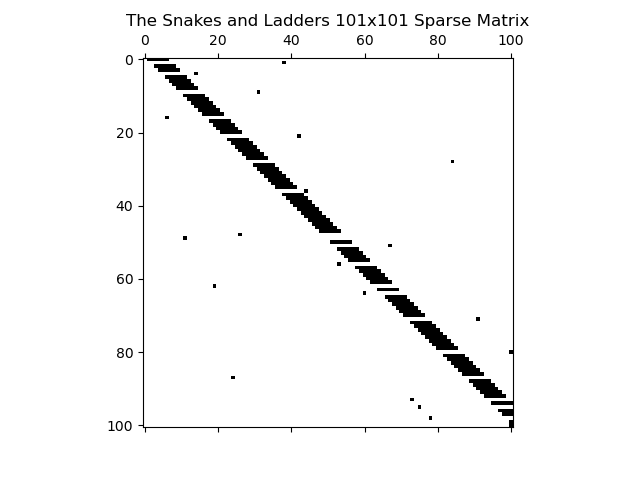

Recreate this plot in Python.
#! /usr/bin/env python3
#
def snakes_matrix ( ):

#*****************************************************************************80
#
## snakes_matrix() sets up the Snakes and Ladders transition matrix.
#
#  Discussion:
#
#    Snakes and Ladders, also known as Chutes and Ladders, is a game
#    played on a 10x10 board of 100 squares.  A player can be said to
#    start at square 0, that is, off the board.  The player repeatedly
#    rolls a die, and advances between 1 and 6 steps accordingly.
#    The game is won when the player reaches square 100.  In some versions,
#    the player must reach 100 by exact die count, forfeiting the move
#    if 100 is exceeded in others, reaching or exceeding 100 counts as
#    a win.
#
#    Play is complicated by the existence of snakes and ladders.  On
#    landing on a square that begins a snake or ladder, the player is
#    immediately tranported to another square, which will be lower for
#    a snake, or higher for a ladder.
#
#    Typically, several players play, alternating turns.
#
#    Given a vector V(0:100) which is initially all zero except for the
#    first entry, the matrix-vector product A'*V represents the probabilities
#    that a player starting on square 0 will be on any given square after one
#    roll.  Correspondingly, (A')^2*V considers two moves, and so on.  Thus,
#    repeatedly multiplying by A' reveals the probability distribution 
#    associated with the likelihood of occupying any particular square at a 
#    given turn in the game.  
#
#    There is a single eigenvalue of value 1, whose corresponding eigenvector
#    is all zero except for a final entry of 1, representing a player who
#    has reached square 100.  All other eigenvalues have norm less than 1,
#    corresponding to the fact that there are no other long term steady
#    states or cycles in the game.
#
#    Note that no two descriptions of the Snakes and Ladders board seem to
#    agree.  This is the board described by Nick Berry.  The board described 
#    by Higham and Higham is close to this one, but differs in the description 
#    of two of the jumps.
#
#    While most commentators elect to move immediately from a snake mouth or
#    ladder foot, I have decided there are reasons to treat the game in such a
#    way that when you land on a ladder foot or snake mouth, you stay there
#    as though you had landed on an ordinary square the difference arises on
#    your next turn, when, instead of rolling a die, you move up the ladder
#    or down the snake.  This allows the player to "register" a stop at the
#    given square, may be suitable for certain applications, and makes for
#    a transition matrix whose structure is more obvious to understand.
#
#  Licensing:
#
#    This code is distributed under the MIT license.
#
#  Modified:
#
#    23 March 2022
#
#  Author:
#
#    John Burkardt
#
#  Reference:
#
#    Steve Althoen, Larry King, Kenneth Schilling,
#    How long is a game of Snakes and Ladders?,
#    The Mathematical Gazette,
#    Volume 77, Number 478, March 1993, pages 71-76.
#
#    Nick Berry,
#    Mathematical Analysis of Chutes and Ladders,
#    https://www.datagenetics.com/blog/november12011/index.html
#
#    Desmond Higham, Nicholas Higham,
#    MATLAB Guide,
#    SIAM, 2005,
#    ISBN13: 9780898717891.
#
#  Output:
#
#    real A(1:101,1:101), the matrix.
#
  import numpy as np

  n = 101

  jump = np.arange ( n )

  jump[ 1] =  38
  jump[ 4] =  14
  jump[ 9] =  31
  jump[16] =   6
  jump[21] =  42
  jump[28] =  84
  jump[36] =  44
  jump[48] =  26
  jump[49] =  11
  jump[51] =  67
  jump[56] =  53
  jump[62] =  19
  jump[64] =  60
  jump[71] =  91
  jump[80] = 100
  jump[87] =  24
  jump[93] =  73
  jump[95] =  75
  jump[98] =  78

  A = np.zeros ( [ n, n ] )
#
#  A(I,J) represents the probability that a dice roll will take you from
#  square I to square J.
#
#  Starting in square I...
#
  for i in range ( 0, n ):
#
#  If I is a snake or ladder, go to the next spot.
#
    if ( i != jump[i] ):

      j = jump[i]
      A[i,j] = 1.0
#
#  Otherwise, roll a die
#
    else:

      for die in range ( 1, 7 ):
#
#  so theoretically, our new location J will be I + DIE,
#
        j = i + die
#
#  but if J is greater than 100, move us back to J,
#
        if ( 100 < j ):
          j = 100
  
        A[i,j] = A[i,j] + 1.0 / 6.0

  return A
 
def snakes_matrix_test ( ):

#*****************************************************************************80
#
## snakes_matrix_test() tests snakes_matrix().
#
#  Licensing:
#
#    This code is distributed under the MIT license. 
#
#  Modified:
#
#    23 March 2022
#
#  Author:
#
#    John Burkardt
#
  import matplotlib.pyplot as plt
  import numpy as np
  import platform

  print ( '' )
  print ( 'snakes_matrix_test():' )
  print ( '  python version: ' + platform.python_version ( ) )
  print ( '  numpy version:  ' + np.version.version )
  print ( '  snakes_matrix() constructs the transition matrix for the' )
  print ( '  game of snakes and ladders.' )
#
#  Evaluate the transition matrix for Snakes and Ladders.
#
  A = snakes_matrix ( )
#
#  Use spy to draw an image of the matrix.
#
  plt.spy ( A )
  plt.title ( 'The Snakes and Ladders 101x101 Sparse Matrix' )

  filename = 'snakes_matrix.png'
  plt.savefig ( filename )
  print ( '  Graphics saved as "' + filename + '"' )
  plt.close ( )
#
#  Terminate.
#
  print ( '' )
  print ( 'snakes_matrix_test():' )
  print ( '  Normal end of execution.' )

  return

def timestamp ( ):

#*****************************************************************************80
#
## timestamp() prints the date as a timestamp.
#
#  Licensing:
#
#    This code is distributed under the MIT license. 
#
#  Modified:
#
#    21 August 2019
#
#  Author:
#
#    John Burkardt
#
  import time

  t = time.time ( )
  print ( time.ctime ( t ) )

  return

if ( __name__ == '__main__' ):
  timestamp ( )
  snakes_matrix_test ( )
  timestamp ( )
